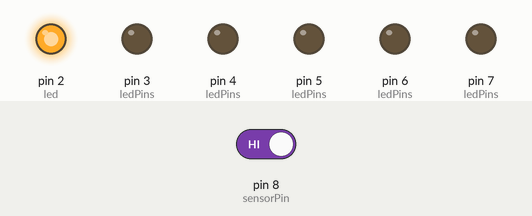
Recording of a sketch running on a simulated Arduino Uno, built with avr-gcc and run on an emulated ATmega328P. Shown: output pins drawn as LEDs (lit = HIGH). The test bench sets the inputs (shaded band); at power-on: pin 8 (sensorPin) HIGH.

Above: at 1.2 s.
1.3 s: pin 8 (sensorPin) driven LOW
At 2.4 s:
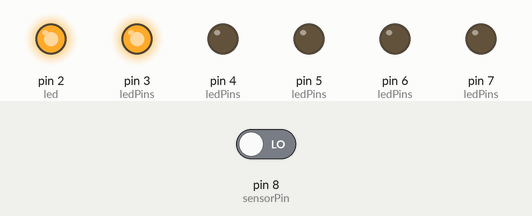
At 8.6 s:
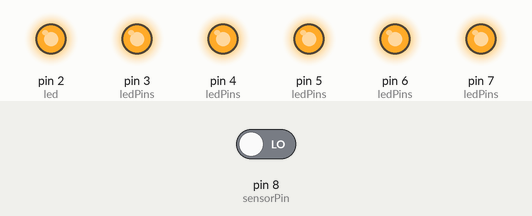
Timing chart, 0 to 10.1 s (numbered marks = the images above; inputs shaded):
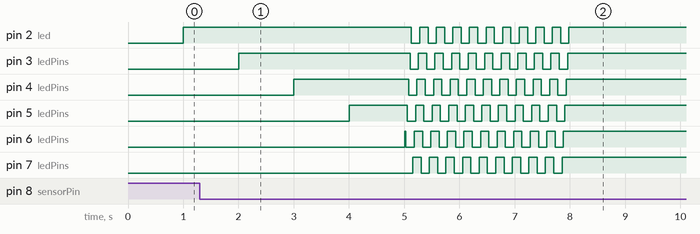

The sketch:

digital-hourglass.ino
```cpp
int ledPins[] = { 7, 6, 5, 4, 3, 2 };
int sensorPin = 8;
int led = 2;

unsigned long previousTime = 0;
int switchState = 0;
int prevSwitchState = 0;
long interval = 1000;

void setup() {
  for (int pin : ledPins) {
    pinMode(pin, OUTPUT);
  }

  pinMode(sensorPin, INPUT);

  Serial.begin(9600);
}

void loop() {
  unsigned long currentTime = millis();
  if (currentTime - previousTime > interval) {
    previousTime = currentTime;
    digitalWrite(led, HIGH);
    led++;
    if (led == 7) {
      for (int i = 0; i < 10; i++) {
        for (int pin : ledPins) {
          digitalWrite(pin, LOW);
          delay(25);
        }

        for (int pin : ledPins) {
          digitalWrite(pin, HIGH);
          delay(25);
        }
      }
    }
  }

  switchState = digitalRead(sensorPin);
  if (switchState != prevSwitchState) {
    for (int pin : ledPins) {
      digitalWrite(pin, LOW);
    }
    led = 2;
    previousTime = currentTime;
  }
  prevSwitchState = switchState;
}
```

Measured:
- after the input at 1.3 s, pin 2 (led), pin 3 (ledPins): goes on until 8.0 s, then stays HIGH; pin 4 (ledPins), pin 5 (ledPins), pin 6 (ledPins), pin 7 (ledPins): goes on until 7.9 s, then stays HIGH
